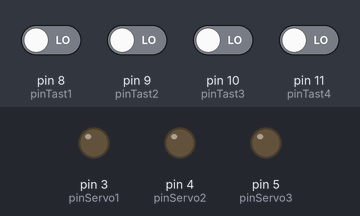
The sketch below on a simulated Arduino Uno, built with avr-gcc and run on an emulated ATmega328P. Parts: output pins drawn as LEDs (lit = HIGH). The test bench sets the inputs (shaded band); at power-on: pin 8 (pinTast1), pin 9 (pinTast2), pin 10 (pinTast3), pin 11 (pinTast4) LOW.

Above: at 1.9 s.
2.0 s: pin 8 (pinTast1) driven HIGH
At 2.4 s:
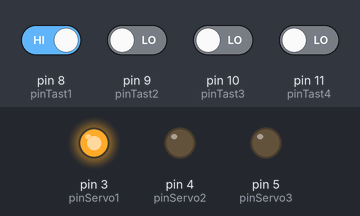
3.5 s: pin 9 (pinTast2) driven HIGH
At 4.6 s:
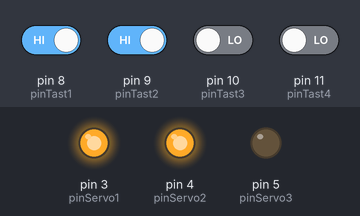
5.0 s: pin 8 (pinTast1) driven LOW
At 6.0 s:
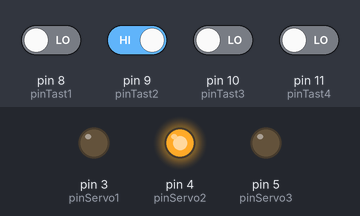
6.5 s: pin 10 (pinTast3) driven HIGH
At 7.0 s:
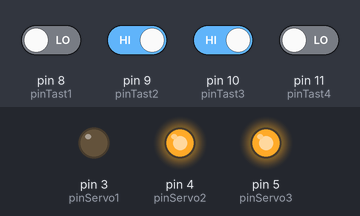
8.0 s: pin 9 (pinTast2) driven LOW
At 9.2 s:
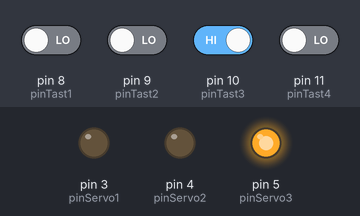
9.5 s: pin 8 (pinTast1) driven HIGH
At 10.3 s:
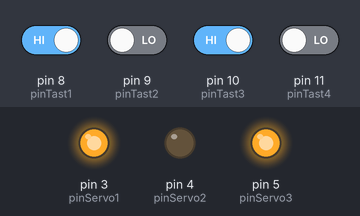
Timing chart, 0 to 12.0 s (numbered marks = the images above; inputs shaded):
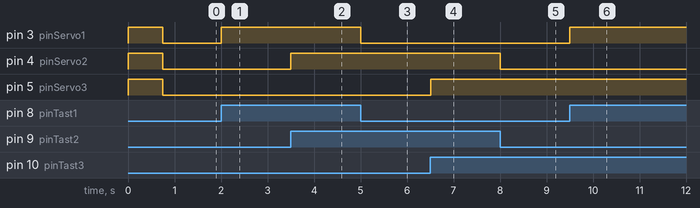

Measured:
- after the input at 2.0 s, pin 3 (pinServo1): LOW → HIGH at once
- after the input at 3.5 s, pin 4 (pinServo2): LOW → HIGH at once
- after the input at 5.0 s, pin 3 (pinServo1): HIGH → LOW at once
- after the input at 6.5 s, pin 5 (pinServo3): LOW → HIGH at once
- after the input at 8.0 s, pin 4 (pinServo2): HIGH → LOW at once
- after the input at 9.5 s, pin 3 (pinServo1): LOW → HIGH at once

The sketch:

aurdino_code_file.ino
```cpp
#define pinServo1 3
#define pinServo2 4
#define pinServo3 5
#define pinTast1 8
#define pinTast2 9
#define pinTast3 10
#define pinTast4 11
uint32_t curTime=0;
uint32_t temTime=0;
uint32_t S1Time=10000;
uint32_t S2Time=S1Time-8000;
uint32_t S3Time=S1Time-4000;
bool Tast4Enabled=true;
bool Tast4State=false;

void setup()
{
  pinMode(pinServo1, OUTPUT);
  pinMode(pinServo2, OUTPUT);
  pinMode(pinServo3, OUTPUT);
//Lampentest
  digitalWrite(pinServo1, HIGH);
  digitalWrite(pinServo2, HIGH);
  digitalWrite(pinServo3, HIGH);
  delay(750); // Wait for 750 millisecond(s)
  digitalWrite(pinServo1, LOW);
  digitalWrite(pinServo2, LOW);
  digitalWrite(pinServo3, LOW);
}
//Die ersten 3 Tasten als Schalter zum gleichzeitig betaetigen
void loop()
{
  curTime=millis(); //Aktuelle Zeit merken
  if(curTime<temTime)
  {
    temTime=0; //Wenn die 32bit Variable Millis() überläuft
               //startet sie neu bei 0 nach ~49,5 Tagen
  }
  if(Tast4Enabled) //Taste 4 abfragen 1x bis zum Ablaufende
  {
    Tast4State=digitalRead(pinTast4); //Tastenzustand 4
	temTime=curTime; //Vergleichszeit setzen
  }
  if(digitalRead(pinTast1)||digitalRead(pinTast2)||digitalRead(pinTast3))
  {
    Tast4State=false; //Falls eine andere Taste betaetigt wird
    Tast4Enabled=true;//bricht der Zeitgesteuerte Ablauf ab
  }
  switch(Tast4State){ //Case spart Zeit gegenüber mehreren IF
  case false:
    digitalWrite(pinServo1, digitalRead(pinTast1));
    digitalWrite(pinServo2, digitalRead(pinTast2));
    digitalWrite(pinServo3, digitalRead(pinTast3));
  break;
  case true:
    Tast4Enabled=false; //Damit der Taster nur 1x abgefragt wird
    digitalWrite(pinServo1, HIGH);
	if(curTime-temTime>=S2Time) //S2 startet nach Zeitablauf
    {
      digitalWrite(pinServo2, HIGH);
    }
    if(curTime-temTime>=S3Time) //S3 startet nach Zeitablauf
    {
      digitalWrite(pinServo3, HIGH);
    }
	if(curTime-temTime>=S1Time) //alles zurücksetzen nach Zeitablauf
    {
      Tast4Enabled=true;
      digitalWrite(pinServo1, LOW);
      digitalWrite(pinServo2, LOW);
      digitalWrite(pinServo3, LOW);
    }
  break;
  }
  delay(10); // Delay a little bit to improve simulation performance
}
```
